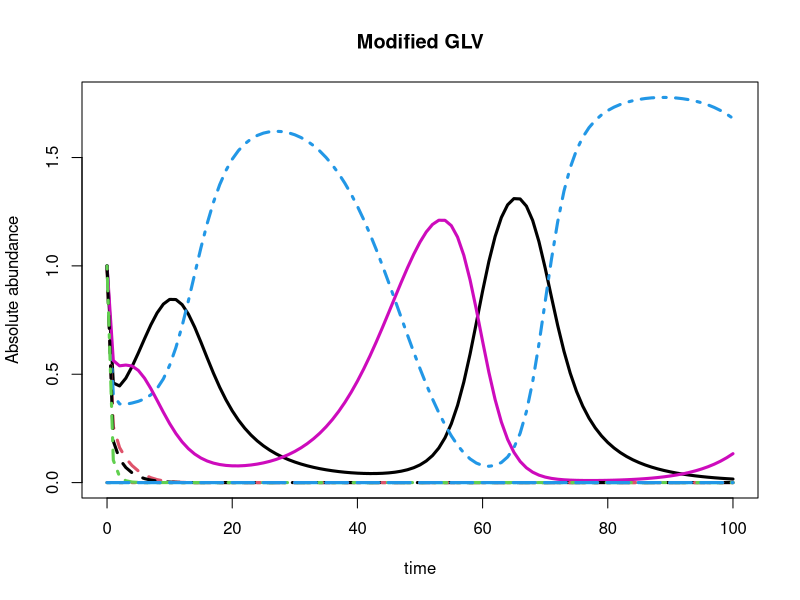
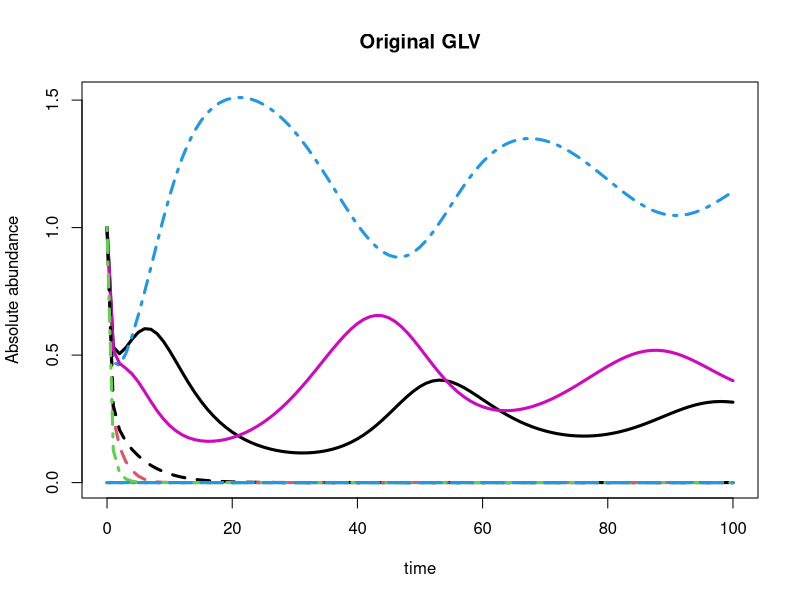

Reproduce these figures in R, in order. (Note: this script raises an error after producing the figures.)
library(deSolve)

#Define GLV with varying coefficient

# DD:
# right now it's density mediated.
# what happens if we make it trait mediated instead?
# We'll want to generalize this somehow do deal with arbirtary numbers of species
glv <- function(t, x, params){
  with(as.list(params, c(x)),{
    dx <- alpha*x + x*(c0%*%x)+x*t(t(x)%*%(cbind(l[[1]]%*%x,l[[2]]%*%x,l[[3]]%*%x,
                                             l[[4]]%*%x,l[[5]]%*%x,l[[6]]%*%x,
                                             l[[7]]%*%x,l[[8]]%*%x,l[[9]]%*%x,l[[10]]%*%x)))
    list(dx)
  })
}
#glv1 as original GLV
#c0 is beta
glv1 <- function(t, x, params){
  with(as.list(params, c(x)),{
    dx <- alpha*x + x*(c0%*%x)
    list(dx)
  })
}


#Define integration method
n.integrate <- function(time, init.x, model, params){
  as.data.frame(lsoda(init.x, time, model, params))
}


#Define community size
N <- 10

#Define species intrinsic growth rate
alpha <- runif(N)

#Define the constant in species-species interation coefficient
c0 <- matrix(runif(N*N, min = -1, max = 0),nrow = N)
#Set species self interation to -0.5
for (i in 1:N) {
  for (j in 1:N) {
    if (i == j) {
      c0[i,j] <-  -0.5
    }
  }
}

#Define coefficient of linear term in species-species interation coefficient
ck <- runif(N*N, min = -1, max = 0.2)
ck <- matrix(ck, nrow = N)
#Modify ck where k == j
for (i in 1:N) {
  for (j in 1:N) {
    if (i==j) {
      ck[i,j] <- 0
    }
  }
}
#Modify ck where k == i
temp <- ck
temp[,1] <- 0
l <- list()
l[[1]] <- temp
for (i in 1:N) {
  # DD - Give every species a different effect as a third party
  ck <- runif(N*N, min = -1, max = 0.2) 
  ck <- matrix(ck, nrow = N)
  # 
  diag(ck) = 0
  temp1 <- ck
  # DD - Turns out we have to zero out both the row and the column in order to have i,j not affect themselves
  temp1[,i] <- 0
  temp1[i,] <- 0

  # DD - Control the prevalence of third party effects by randomly deciding which relationships they actually affect
  for(j in 1:length(temp1)){
    oblate <- runif(1)
    if(oblate > .1){
      temp1[j] = 0
    }
  }
  # 
  
  l[[i]] <- temp1
}

#Define initial abundance between 0.1 and 1, to 1 decimal place
init.x <- floor(runif(N, min = 1, max = 10))/10
init.x <- sample(c(1,0),10,replace=TRUE)
#Solve the ode
dat <- n.integrate(0:100, init.x, glv, list(alpha=alpha, c0=c0, l=l))
dat1 <- n.integrate(0:100, init.x, glv1, list(alpha=alpha, c0=c0))
#Plot

matplot(x=dat$time, y=dat[,-1], typ='l', xlab='time', ylab='Absolute abundance', main='Modified GLV',lwd=3)
matplot(x=dat1$time, y=dat1[,-1], typ='l', xlab='time', ylab='Absolute abundance', main='Original GLV',lwd=3)


par(mfrow=c(2,1))
for(i in 1:nrow(m)){
  init.x <- as.numeric(m[i,])
  dat <- n.integrate(0:100, init.x, glv, list(alpha=alpha, c0=c0, l=l))
  dat1 <- n.integrate(0:100, init.x, glv1, list(alpha=alpha, c0=c0))
  
  # matplot(x=dat$time, y=dat[,-1], typ='l', xlab='time', ylab='Absolute abundance', main='Modified GLV',lwd=3)
  # matplot(x=dat1$time, y=dat1[,-1], typ='l', xlab='time', ylab='Absolute abundance', main='Original GLV',lwd=3)
  
  plot(as.numeric(dat[nrow(dat),-1]),as.numeric(dat1[nrow(dat),-1]))
}

###############################################################################
#Generate 2^N communities where species in each community (max possible N) are present or absent
###############################################################################

#Generate boolean mask of 2^N x N matrix
repeatBinaryNTimes <- rep(list(c(0,1)),N)
mask <- expand.grid(repeatBinaryNTimes)

#Loop through 2^N to apply each row in mask to initial abundance, solve ode, and retrieve final abundance
SSMatrix <- as.data.frame(matrix(nrow = 2^N, ncol = N))
colnm <- c(1:10)
colnames(SSMatrix) <- colnm
for (i in 1:2^N) {
  init <- init.x*mask[i,]
  init <- as.numeric(init)
  dat <- n.integrate(0:10, init, glv, list(alpha=alpha, c0=c0, l=l))
  SSMatrix[i,] <- dat[nrow(dat),2:(N+1)]
}


###############################################################################
#Machine learning
###############################################################################
 library(randomForest)
 #for(i in 1:10){
 #  dead <- which(mask[,i] == 0)
 #  final <- SSMatrix[-dead,i]
 #  mod <- randomForest(final ~., mask[-dead,])
 #  plot(mod$y,mod$predicted,main=i)
 #}
